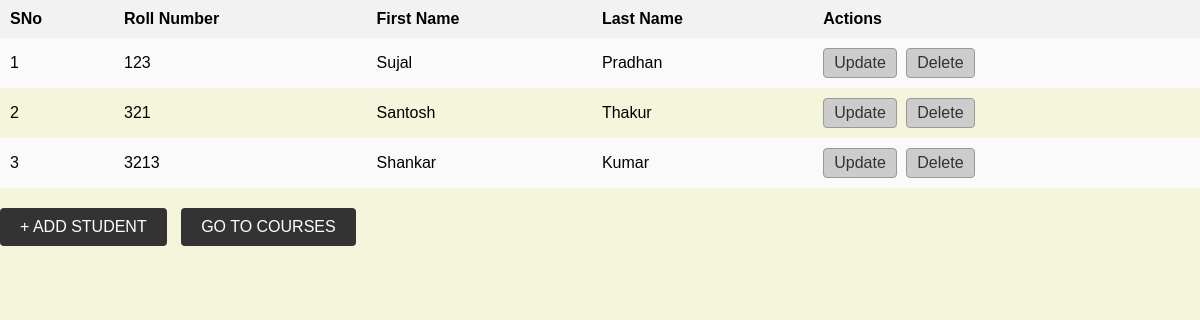
The page / on the database its author committed.
### model.py (models this page shows)
class Student(db.Model):
    __tablename__='student'
    student_id=db.Column(db.Integer,primary_key=True,autoincrement=True)
    roll_number=db.Column(db.String,unique=True,nullable=False)
    first_name=db.Column(db.String,nullable=False)
    last_name=db.Column(db.String)
    courses=db.relationship('Course',backref='student',secondary='enrollments')

### app.py (the view)
@app.route('/')
def home():
    s=Student.query.all()
    return render_template('index.html',list=s)

### templates/index.html (shortened to what this page needs)
<!DOCTYPE html>
<html lang="en">
<head>
    <link rel="stylesheet" type="text/css" href="{{ url_for('static', filename='index.css') }}">
</head>
<body>
    {% if (list|length)!=0 %}
    <table id="all-students">
        <tr>
            <th>SNo</th>
            <th>Roll Number</th>
            <th>First Name</th>
            <th>Last Name</th>
            <th>Actions</th>
        </tr>
        {% for i in list %}
        <tr>
            <td>{{i.student_id}}</td>
            <td><a href="/student/{{i.student_id}}">{{i.roll_number}}</a></td>
            <td>{{i.first_name}}</td>
            <td>{{i.last_name}}</td>
            <td>
                <a href="/student/{{i.student_id}}/update" class="action-btn">Update</a>
                <a href="/student/{{i.student_id}}/delete" class="action-btn">Delete</a>
            </td>
        </tr>
        {% endfor %}
    </table>
    {% else %}
    <h2>Student List</h2>
    <p>No student found. Add student now!</p>
    {% endif %}
    <a href="/student/create" class="add-btn">+ Add Student</a>
    <a href="/courses" class="courses-btn">Go to Courses</a>
</body>
</html>

### static/index.css (style rules this page uses)
body { background-color: beige; font-family: Arial, sans-serif; margin: 0; padding: 0; }
table { width: 100%; border-collapse: collapse; margin-bottom: 20px; }
th, td { padding: 10px; text-align: left; }
th { background-color: #f2f2f2; }
tr:nth-child(even) { background-color: #fafafa; }
a { text-decoration: none; color: inherit; }
.action-btn { display: inline-block; padding: 5px 10px; background-color: #ccc; color: #333; border: 1px solid #999; border-radius: 4px; margin-right: 5px; transition: background-color 0.3s, color 0.3s; }
.add-btn, .courses-btn { display: inline-block; padding: 10px 20px; background-color: #333; color: #fff; text-transform: uppercase; border: none; border-radius: 4px; margin-right: 10px; transition: background-color 0.3s, color 0.3s; }

### rows shown on the page
Student: student_id "1", roll_number "123", first_name "Sujal", last_name "Pradhan"
Student: student_id "2", roll_number "321", first_name "Santosh", last_name "Thakur"
Student: student_id "3", roll_number "3213", first_name "Shankar", last_name "Kumar"
